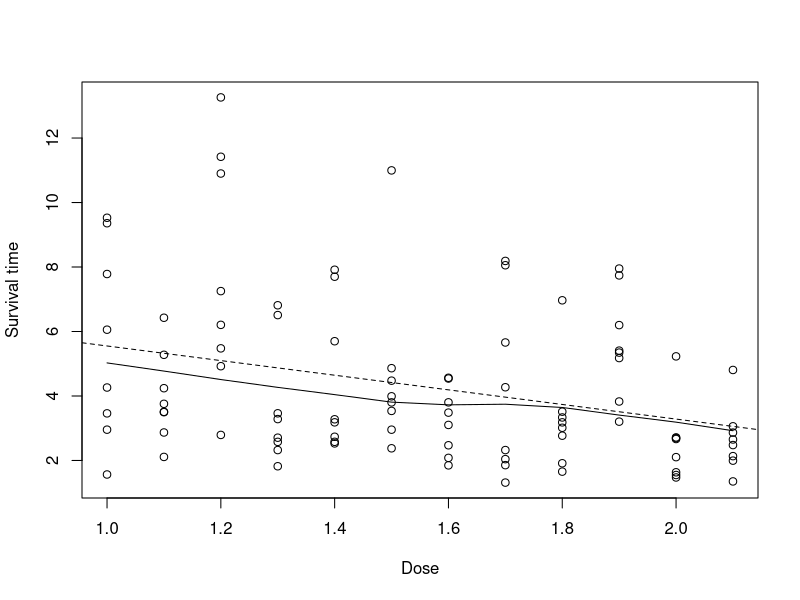
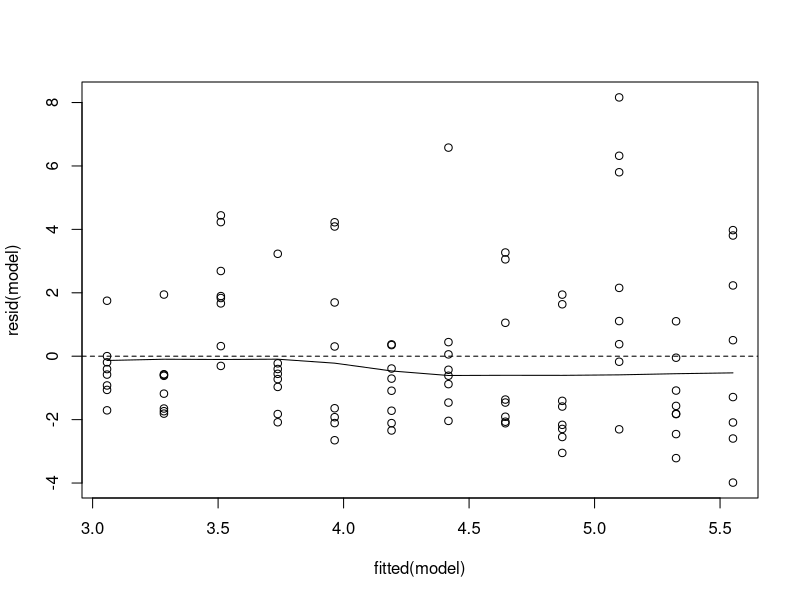
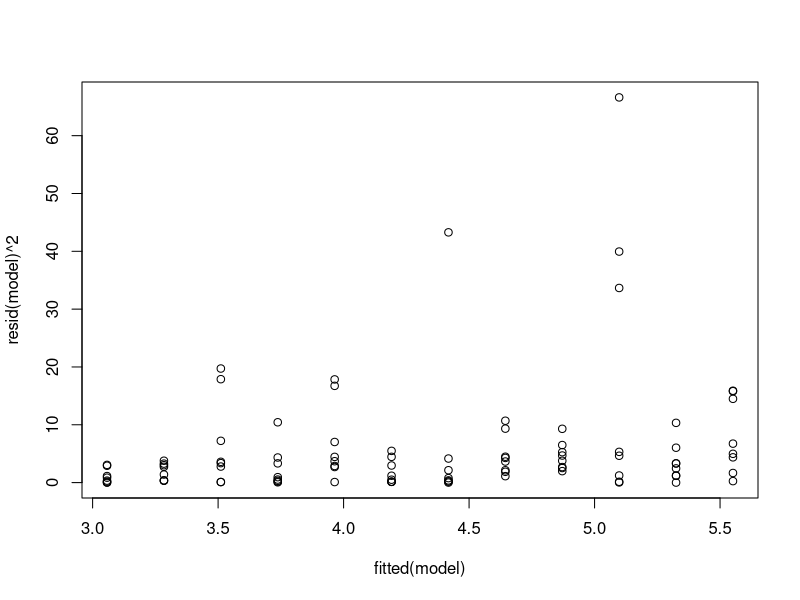
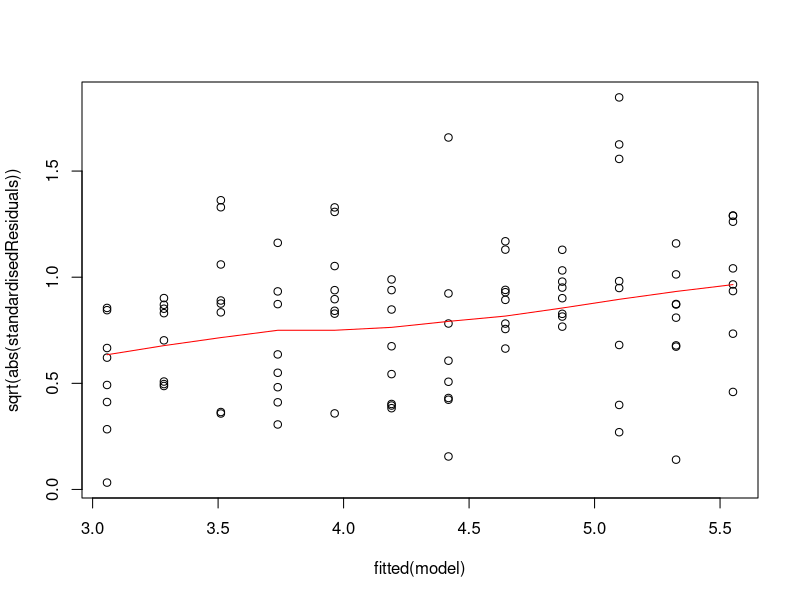
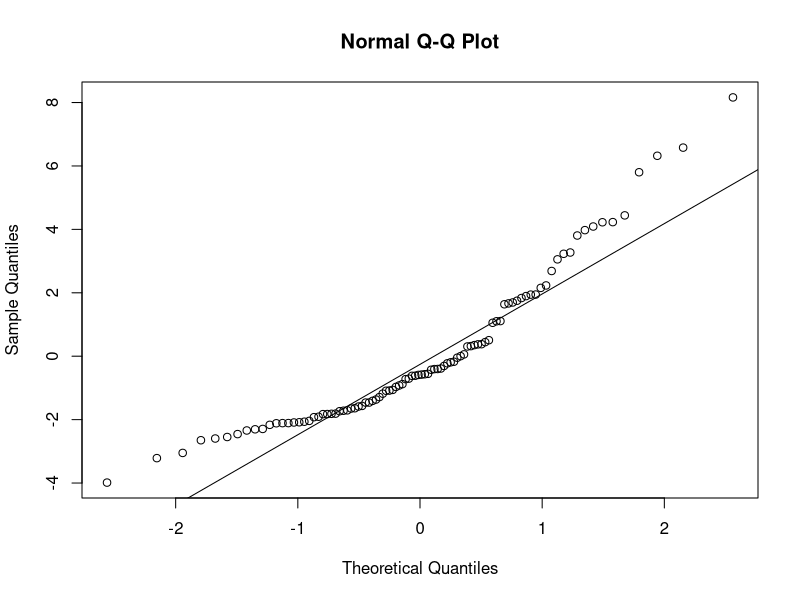
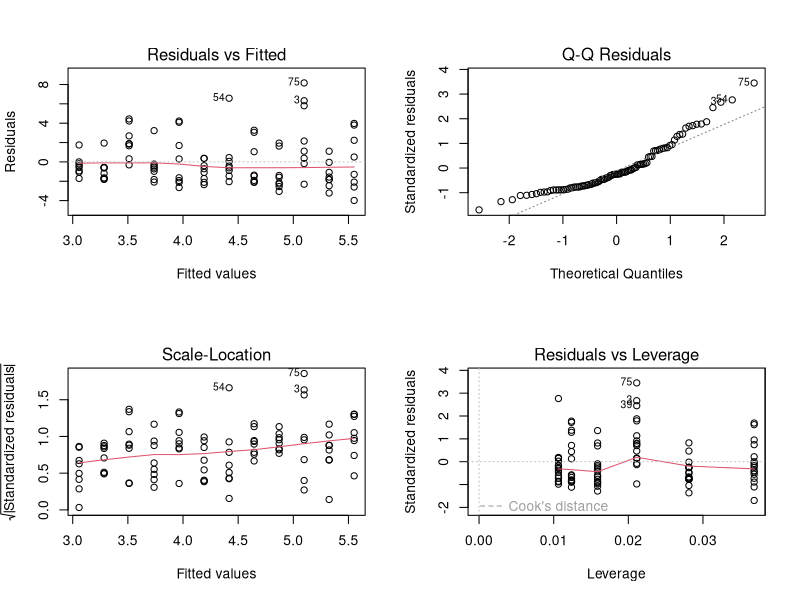
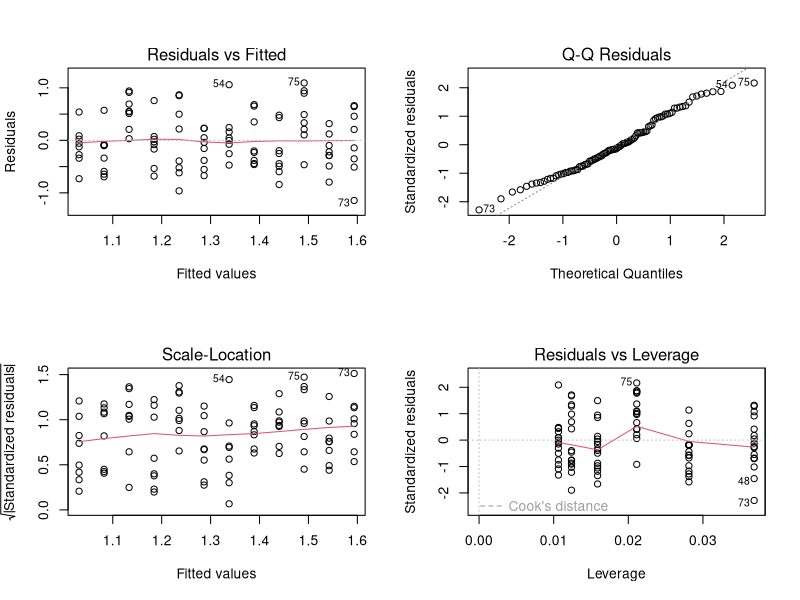
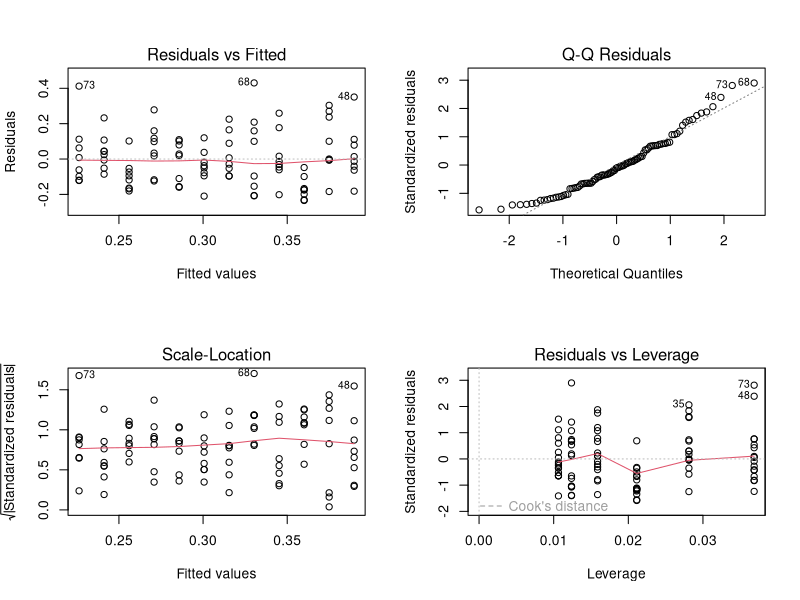

Write R code to recreate these figures, in order.
## ---- chunk 1
poison <- read.csv("poison.dat", sep="")
attach(poison)
## ---- chunk 2
plot(x = dose, y = minsurv, xlab = "Dose", ylab = "Survival time")
# Fit a curve through the points cloud (solid line)
lines(lowess(dose, minsurv), lty = 1)  # lty = 1 draws a solid line
# Fit a line through the point cloud using least squares method (dotted line)
abline(lsfit(dose, minsurv), lty = 2) # lty = 2 draws a dotted line, If this option is not specified, a solid line is drawn
## ---- chunk 3
# Fit a linear regression model using 'minsurv' as dependent and 'dose' as dependent variable

# To obtain only the estimated coefficients of the linear regression model, use the command
model <- lm(minsurv ~ dose) 
# If, next to that, you would also like to know (among others) the standard errors and p-values of these estimates, use the command
summary(model)
## ---- chunk 4
# Assumptions OK?
# a. Linearity: 
# A scatterplot of these values, with a horizontal line through 0 (h=0) and the best fitting curve, is obtained by
plot(fitted(model), resid(model))
lines(lowess(fitted(model), resid(model)))
abline(h = 0, lty = 2) 
## ---- chunk 5
# b. Homoscedasticity: doubtful...
plot(fitted(model), resid(model)^2)
standardisedResiduals = resid(model)/summary(model)$sigma
plot(x = fitted(model), y = sqrt(abs(standardisedResiduals)))
lines(lowess(x = fitted(model), y = sqrt(abs(standardisedResiduals))), col = "red")
## ---- chunk 6
# c. Normally distributed residuals: 
qqnorm(resid(model))
qqline(resid(model)) # long tail on right + short tail on left. Not really OK
## ---- chunk 7
# Checking multiple assumptions simultaneously for a model:
par(mfrow=c(2,2))
plot(model)
## ---- chunk 8
model_log <- lm(log(minsurv) ~ dose)
par(mfrow = c(2, 2))
plot(model_log)
summary(model_log)

minsurv_inv <- 1 / minsurv
model_inv <- lm(minsurv_inv ~ dose)
par(mfrow = c(2, 2))
plot(model_inv)
summary(model_inv)
## ---- chunk 9
log.minsurv <- log(minsurv)
logModel <- lm(log.minsurv ~ dose)
confint(logModel) # 95% CI
summary(logModel) # p-value for tests vs 0
## ---- chunk 10
anova(logModel)
## ---- chunk 11
# To obtain this confidence interval, you first create a new dataset (call this poison2) with 1 variable that you call ‘dose’ for which you enter in observation, namely 2.

poison2 <- data.frame(dose = c(2))
# Prediction on the log scale: predict mean(log(y))
predict(logModel, poison2, interval = "c") # interval = "c" indicates we want to obtain confidence intervals

# Geometric mean: exp(mean(log(y)))
exp(predict(logModel, poison2, interval = "c")) 
## ---- chunk 12
summary(logModel)
## ---- chunk 13
sqdose <- dose^2
logModel2 <- lm(log.minsurv ~ dose + sqdose)
summary(logModel2)
## ---- chunk 14
anova(logModel2)
## ---- chunk 15
log.minsurv <- log(minsurv)
modela <- lm(log.minsurv ~ dose + weight)
modelb <- lm(log.minsurv ~ dose + type)
summary(modela) 
summary(modelb) 
## ---- chunk 16
modelc <- lm(log.minsurv ~ dose + weight + type) 
summary(modelc)
anova(modelc)
## ---- chunk 17
sqrweight <- weight^2
modeld <- lm(log.minsurv ~ dose + weight + sqrweight + type)
sqrdose <- dose^2
modele <- lm(log.minsurv ~ dose + sqrdose + weight + type)
summary(modeld)
summary(modele)
## ---- chunk 18
modele <- lm(log.minsurv~ dose + weight + type + dose:type)
summary(modele) #not significant -> leave interaction out of model
## ---- chunk 19
model_final <- lm(log.minsurv ~ dose + weight + type)
## ---- chunk 20
par(mfrow=c(2,2))
plot(model_final)
par(mfrow=c(1,1))
plot(x=fitted(model_final),y=resid(model_final)^2)
## ---- chunk 21
summary(model_final)
